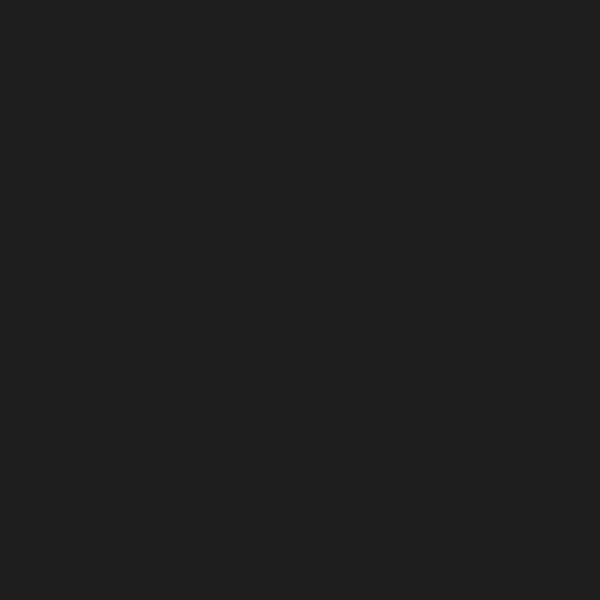
Frame 1 (no input)
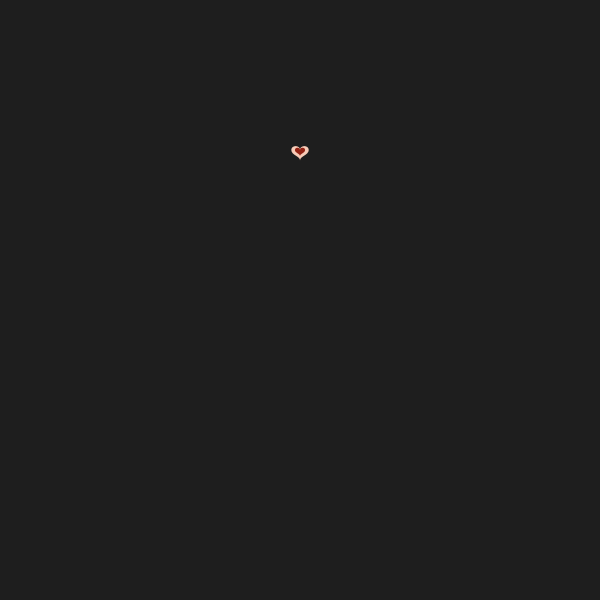
Frame 60 (the mouse pressed at the canvas centre just before this capture)
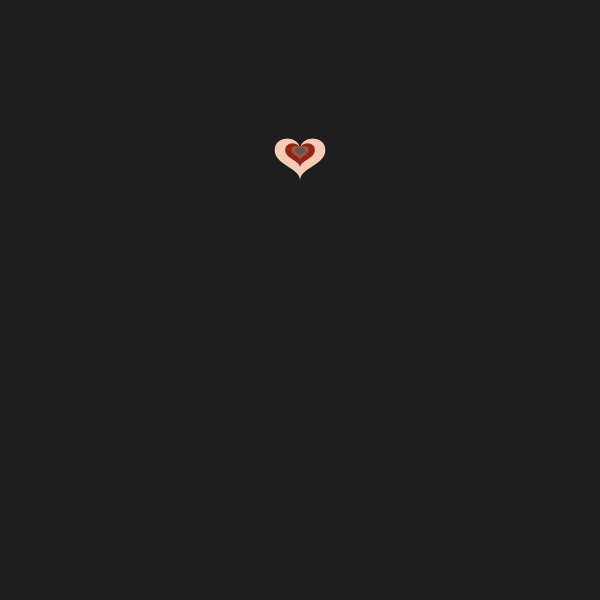
Frame 120 (the mouse held since frame 60 and released just before this capture)

The Processing sketch that drew these frames (run headless with seeded random() and noise(); from frame 60 on, the mouse is pressed at the canvas centre):

// Processing sketch: corazones_pde
// ── corazones_pde.pde
ArrayList<Corazon> corazones;

void setup() {
  size(600,600);
  colorMode(HSB);
  corazones = new ArrayList<Corazon>();
}

void draw() {
  if(frameCount%30 == 0) corazones.add(new Corazon(width/2, height*0.25));
  background(30);
  for(int i = 0; i < corazones.size(); i++){
     Corazon c = corazones.get(i);
     c.act();
     if(c.eliminar) corazones.remove(i--);
  }
}

class Corazon {
  boolean eliminar;
  color col; 
  float x, y,tam;
  Corazon(float x, float y) {
    this.x = x;
    this.y = y;
    this.tam = 0.1;
    col = color(random(20), random(256), random(100,256));
  }
  void act() {
    tam *= 1.018;
    if(tam > 500) eliminar = true;
    dibujar();
  }
  void dibujar() {
    noStroke();
    fill(col);
    beginShape();
    vertex(x, y);
    bezierVertex( x, y-30*tam, x-50*tam, y-30*tam, x-50*tam, y);
    bezierVertex( x-50*tam, y+30*tam, x, y+35*tam, x, y+60*tam );
    bezierVertex( x, y+35*tam, x+50*tam, y+30*tam, x+50*tam, y );  
    bezierVertex( x+50*tam, y-30*tam, x, y-30*tam, x, y );  
    endShape();
  }
}
